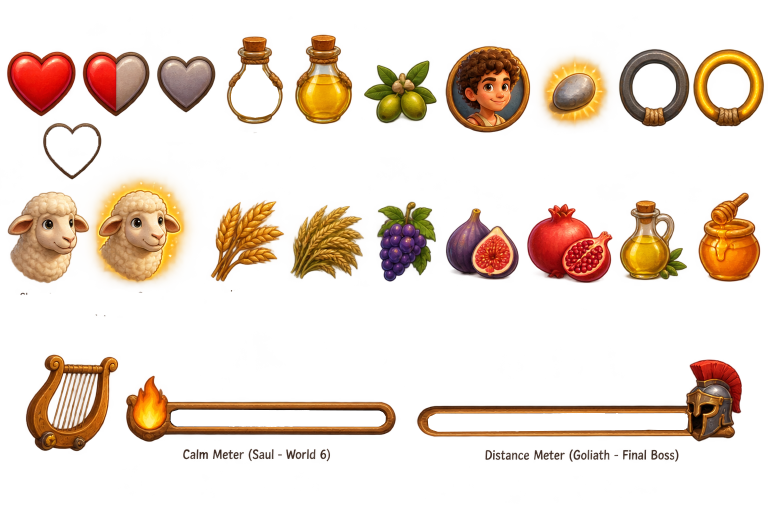
#> input picture assets/hud/_source_status_sheet.png, 1536 x 1024 px (shown at 1/2 size)
$ python recut_sheet.py ../assets/hud/_source_status_sheet.png ../assets/hud/barley.png ../assets/hud/barley.png 5
#> lines starting #> are read from the running program, lines starting #| are printed output that depends on the picture; after the words box and inside, x2 and y2 are one past the last pixel; in counts of white or black regions, pixels touching at a corner belong together
"""Re-cut a hand-edited sheet: one figure per frame (by connected blobs), each kept at its own offset from an even grid,
in wider frames so nothing crosses a frame line. Anchor taken from the base sheet the edit was made from."""
import json, sys
import numpy as np
from PIL import Image
from scipy import ndimage

src, base, out, grid = sys.argv[1], sys.argv[2], sys.argv[3], int(sys.argv[4])   # grid: spacing of the figures in the edit
s = np.asarray(Image.open(src).convert("RGBA")); H = s.shape[0]
#> further down, s is the input picture: shape (1024, 1536, 4); mean R, G, B, A 143.1, 105.6, 73.1, 55.2
#> after `H = s.shape[0]`: H = 1024
a = s[..., 3] > 20
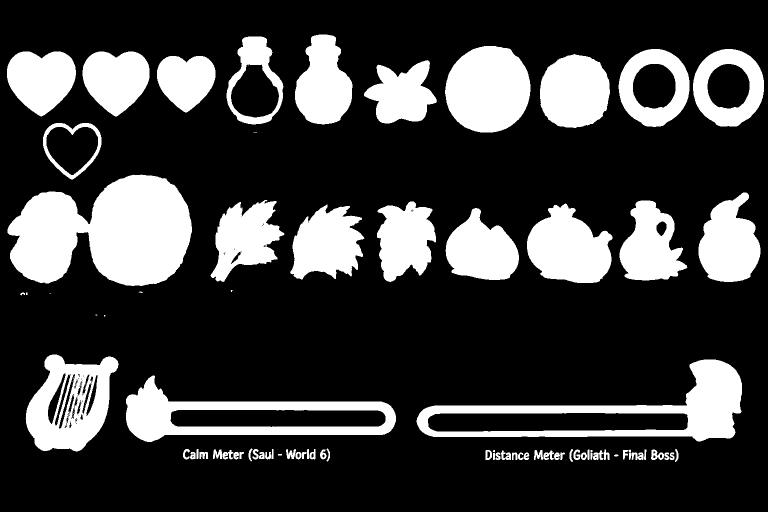
#> a: shape (1024, 1536) bool (shown at 1/2 size); 23.9% white; 87 white regions (19 under 20 px), largest, box (x1, y1, x2, y2) and area: (15, 349, 384, 572) 57288, (833, 719, 1484, 883) 30502, (252, 751, 792, 884) 24390
lab, n = ndimage.label(ndimage.binary_dilation(a, iterations=2))
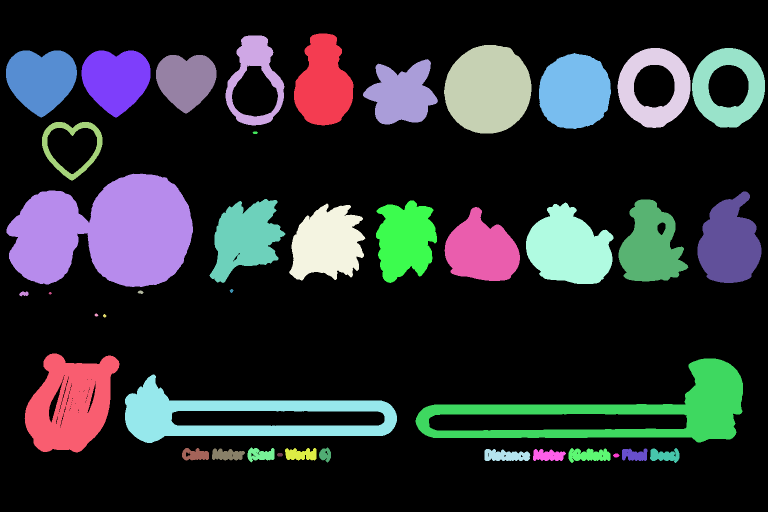
#> lab: shape (1024, 1536) int32 (shown at 1/2 size); 42 distinct labels, from 0 to 41; one colour per label, 0 black
#> n = 41
objs = ndimage.find_objects(lab); sz = ndimage.sum(a, lab, range(1, n + 1))
#> after `objs = ndimage.find_objects(lab)`: objs = 41 items
#> after `sz = ndimage.sum(a, lab, range(1, n + 1))`: sz = 41 values, max 57288 at index 12, min 3 at index 23, mean 9187
figs = sorted([i + 1 for i in range(n) if sz[i] > 3000], key=lambda k: objs[k - 1][1].start)
#> figs = [6, 13, 27, 7, 29, 9, 15, 2, 19, 1, 10, 17, 28, 3, 20, 18, 8, 4, 16, 5, 14]
# small bits (whiskers, tail tips) join the nearest figure
small = [i + 1 for i in range(n) if sz[i] <= 3000 and sz[i] > 5]
#> small = [11, 12, 21, 22, 23, 25, 26, 30, 31, 32, 33, 34, 35, 36, 37, 38, 39, 40, 41]
owner = {}
for k in small:
    xs = objs[k - 1][1]; cx = (xs.start + xs.stop) / 2
    owner[k] = min(figs, key=lambda f: abs((objs[f - 1][1].start + objs[f - 1][1].stop) / 2 - cx))
#> this loop made 19 passes
#> (k, cx) on passes 1 to 12: (11, 144.5), (12, 510.5), (21, 463), (22, 281), (23, 47.5), (25, 193), (26, 209.5), (30, 522), (31, 650), (32, 391), (33, 601.5), (34, 1179)
#> after the loop, owner = 19 items
#> (the run stopped early here; a loop or call above may not have finished)
